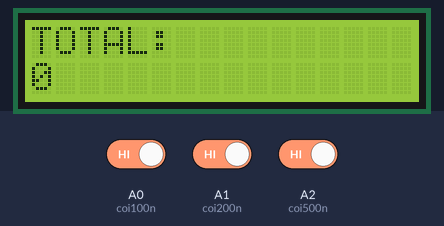
Bench run of a sketch on a simulated Arduino Uno, built with avr-gcc and run on an emulated ATmega328P. Shown: 16×2 character LCD. The inputs (shaded band) are chosen by the test bench; at power-on: A0 (coi100n) HIGH, A1 (coi200n) HIGH, A2 (coi500n) HIGH. EEPROM starts erased; what the sketch prints to the serial monitor is not drawn.

Above: at 1.2 s.
1.3 s: A0 (coi100n) driven LOW
At 1.47 s:
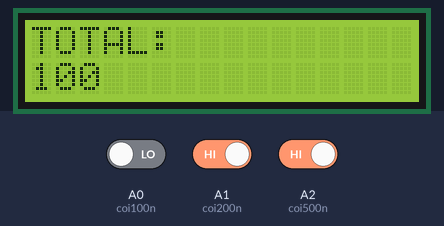
2.9 s: A1 (coi200n) driven LOW
At 4.94 s:
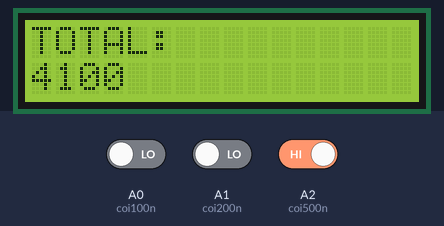
5.9 s: A2 (coi500n) driven LOW
At 6.38 s:
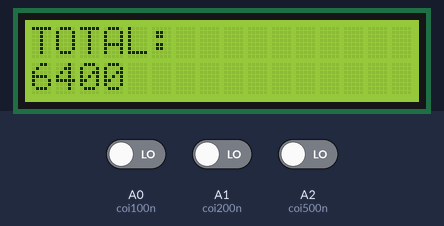
7.7 s: A0 (coi100n) driven HIGH
At 8.12 s:
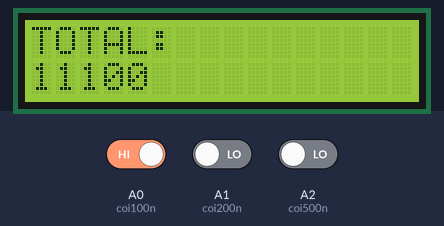
9.5 s: A1 (coi200n) driven HIGH
At 9.69 s:
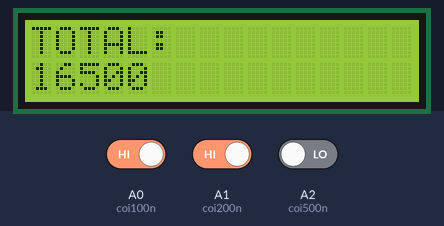
11.1 s: A0 (coi100n) driven LOW
At 11.46 s:
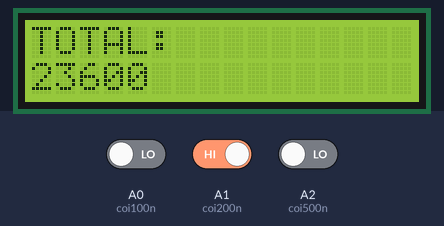
Timing chart, 0 to 13.8 s (numbered marks = the images above; inputs shaded):
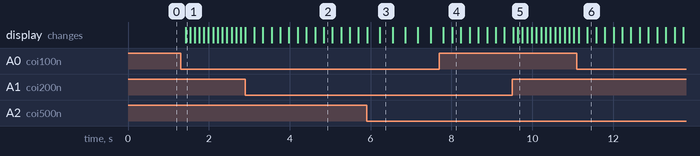

Measured:
- after the input at 1.3 s, the display: changes after 0.12 s (image 1)

The sketch:

coin_sorting_and_counting_bank.ino
```cpp
#include <Wire.h>
#include <LCD.h>
#include <LiquidCrystal_I2C.h>
#include <EEPROM.h>

LiquidCrystal_I2C lcd(0x27,2,1,0,4,5,6,7); // 0x27 is the I2C bus address for an unmodified module

const int coi100n  = A0;    //input from ir sensor
const int coi200n = A1;
const int coi500n  = A2;

int ir100,ir200,ir500 = 0;
int cnt100r,cnt200r,cnt500r,cnttotal = 0;
void setup() {
  Serial.begin(9600);
 pinMode(coi100n , INPUT);
  pinMode(coi200n ,INPUT);
  pinMode(coi500n,INPUT);


 lcd.setBacklightPin(3,POSITIVE);
 lcd.setBacklight(LOW); // You can turn the backlight off by setting it to LOW instead of HIGH
 lcd.begin(16, 2);
lcd.write(EEPROM.read(5));
}

void loop() {
 ir100 =digitalRead(coi100n);  //read the state of coi100n and store it as ir100
  ir200 =digitalRead(coi200n); //read the state of coi100n and store it as ir200
  ir500=digitalRead(coi500n);  //read the state of coi100n and store it as ir500

 if(ir100 ==LOW){cnt100r+=100;  delay(100);}
 if(ir200 ==LOW){cnt200r+=200;  delay(100);}
 if(ir500 ==LOW){cnt500r+=500;  delay(100);}

 cnttotal =cnt100r+cnt200r+cnt500r;

EEPROM.write(5,cnttotal);
Serial.println(EEPROM.read(5));


lcd.setCursor(0,0);
lcd.print("TOTAL:");
lcd.setCursor(0,1);
lcd.print(cnttotal);
}
```
